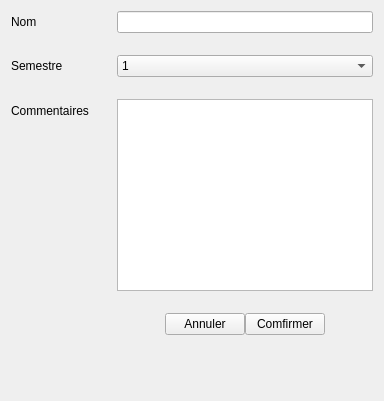
                   <widget class="QWidget" name="tabUE">
                    <attribute name="icon">
                     <iconset>
                      <normaloff>../resources/images/icons8-compose-24.png</normaloff>../resources/images/icons8-compose-24.png</iconset>
                    </attribute>
                    <attribute name="title">
                     <string>UE</string>
                    </attribute>
                    <layout class="QHBoxLayout" name="horizontalLayout_13">
                     <item>
                      <layout class="QFormLayout" name="formLayout_5">
                       <property name="horizontalSpacing">
                        <number>28</number>
                       </property>
                       <property name="verticalSpacing">
                        <number>22</number>
                       </property>
                       <item row="0" column="0">
                        <widget class="QLabel" name="ueNomLabel">
                         <property name="text">
                          <string>Nom</string>
                         </property>
                        </widget>
                       </item>
                       <item row="0" column="1">
                        <widget class="QLineEdit" name="ueNomEdit"/>
                       </item>
                       <item row="4" column="1">
                        <spacer name="verticalSpacer_11">
                         <property name="orientation">
                          <enum>Qt::Vertical</enum>
                         </property>
                         <property name="sizeHint" stdset="0">
                          <size>
                           <width>20</width>
                           <height>33</height>
                          </size>
                         </property>
                        </spacer>
                       </item>
                       <item row="2" column="1">
                        <widget class="QPlainTextEdit" name="ueNoteEdit"/>
                       </item>
                       <item row="2" column="0">
                        <widget class="QLabel" name="ueNoteLabel">
                         <property name="text">
                          <string>Commentaires</string>
                         </property>
                        </widget>
                       </item>
                       <item row="3" column="1">
                        <layout class="QHBoxLayout" name="horizontalLayout_22">
                         <item>
                          <spacer name="horizontalSpacer_11">
                           <property name="orientation">
                            <enum>Qt::Horizontal</enum>
                           </property>
                           <property name="sizeHint" stdset="0">
                            <size>
                             <width>40</width>
                             <height>20</height>
                            </size>
                           </property>
                          </spacer>
                         </item>
                         <item>
                          <widget class="QPushButton" name="btnAnnulerUE">
                           <property name="text">
                            <string>Annuler</string>
                           </property>
                           <property name="icon">
                            <iconset>
                             <normaloff>../resources/images/icons8-close-48.png</normaloff>../resources/images/icons8-close-48.png</iconset>
                           </property>
                          </widget>
                         </item>
                         <item>
                          <widget class="QPushButton" name="btnComfirmUE">
                           <property name="text">
                            <string>Comfirmer</string>
                           </property>
                           <property name="icon">
                            <iconset>
                             <normaloff>../resources/images/icons8-save-all-48.png</normaloff>../resources/images/icons8-save-all-48.png</iconset>
                           </property>
                          </widget>
                         </item>
                         <item>
                          <spacer name="horizontalSpacer_12">
                           <property name="orientation">
                            <enum>Qt::Horizontal</enum>
                           </property>
                           <property name="sizeHint" stdset="0">
                            <size>
                             <width>40</width>
                             <height>20</height>
                            </size>
                           </property>
                          </spacer>
                         </item>
                        </layout>
                       </item>
                       <item row="1" column="1">
                        <widget class="QComboBox" name="comboBox_6">
                         <item>
                          <property name="text">
                           <string>1</string>
                          </property>
                         </item>
                         <item>
                          <property name="text">
                           <string>2</string>
                          </property>
                         </item>
                         <item>
                          <property name="text">
                           <string>3</string>
                          </property>
                         </item>
                         <item>
                          <property name="text">
                           <string>4</string>
                          </property>
                         </item>
                         <item>
                          <property name="text">
                           <string>5</string>
                          </property>
                         </item>
                         <item>
                          <property name="text">
                           <string>6</string>
                          </property>
                         </item>
                        </widget>
                       </item>
                       <item row="1" column="0">
                        <widget class="QLabel" name="label_7">
                         <property name="text">
                          <string>Semestre</string>
                         </property>
                        </widget>
                       </item>
                      </layout>
                     </item>
                    </layout>
                   </widget>
